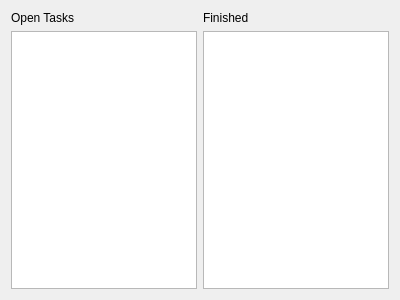
<?xml version="1.0" encoding="UTF-8"?>
<ui version="4.0">
 <class>TaskWidget</class>
 <widget class="QWidget" name="TaskWidget">
  <property name="geometry">
   <rect>
    <x>0</x>
    <y>0</y>
    <width>400</width>
    <height>300</height>
   </rect>
  </property>
  <property name="windowTitle">
   <string>Form</string>
  </property>
  <layout class="QGridLayout" name="gridLayout">
   <item row="0" column="0">
    <widget class="QLabel" name="label">
     <property name="text">
      <string>Open Tasks</string>
     </property>
    </widget>
   </item>
   <item row="0" column="1">
    <widget class="QLabel" name="label_2">
     <property name="text">
      <string>Finished</string>
     </property>
    </widget>
   </item>
   <item row="1" column="0">
    <widget class="QListView" name="currentView"/>
   </item>
   <item row="1" column="1">
    <widget class="QListView" name="completedView"/>
   </item>
  </layout>
 </widget>
 <resources/>
 <connections/>
</ui>
